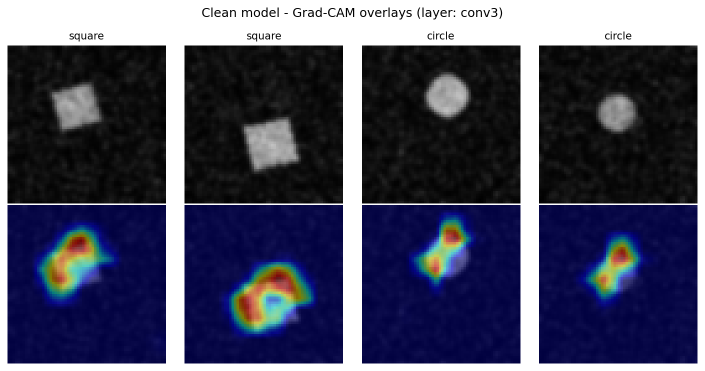
#> input picture figures/fig1_gradcam_clean_model.png, 1410 x 742 px (shown at 1/2 size)
$ python make_banner.py
#> lines starting #> are read from the running program, lines starting #| are printed output that depends on the picture
import os
from PIL import Image, ImageDraw, ImageFont, ImageFilter

FIG_DIR = os.path.join(os.path.dirname(__file__), "..", "figures")

W, H = 1600, 900

# ---- palette (dark theme) ----
BG_TOP = (10, 14, 23)        # near-black navy
BG_BOTTOM = (17, 24, 39)     # slightly lighter navy
INK = (241, 245, 249)        # near-white
SUBINK = (148, 163, 184)     # muted slate
ACCENT = (248, 113, 113)     # warm red, used sparingly
GOOD = (74, 222, 128)        # green for "correct"
LINE = (51, 65, 85)          # divider on dark bg
BADGE_BG = (30, 41, 59)


def load_font(size, weight="regular"):
    paths = {
        "bold": "/usr/share/fonts/truetype/dejavu/DejaVuSans-Bold.ttf",
        "regular": "/usr/share/fonts/truetype/dejavu/DejaVuSans.ttf",
    }
    path = paths.get(weight, paths["regular"])
    if os.path.exists(path):
        return ImageFont.truetype(path, size)
    return ImageFont.load_default()


def vgrad(w, h, top, bottom):
#> called with w = 1600, h = 900, top = (10, 14, 23), bottom = (17, 24, 39)
    base = Image.new("RGB", (1, h), color=0)
    for y in range(h):
        t = y / max(h - 1, 1)
        r = int(top[0] + (bottom[0] - top[0]) * t)
        g = int(top[1] + (bottom[1] - top[1]) * t)
        b = int(top[2] + (bottom[2] - top[2]) * t)
        base.putpixel((0, y), (r, g, b))
    return base.resize((w, h))


def crop_first_heatmap_panel(source_path):
    im = Image.open(source_path)
    w, h = im.size
    col_w = w // 4
    heat_top = int(h * 0.09 + (h * 0.91) * 0.5)
    return im.crop((10, heat_top, col_w - 10, h - 5)).convert("RGB")


def rounded_rect(draw, box, radius, fill=None, outline=None, width=1):
    draw.rounded_rectangle(box, radius=radius, fill=fill, outline=outline, width=width)


canvas = vgrad(W, H, BG_TOP, BG_BOTTOM)
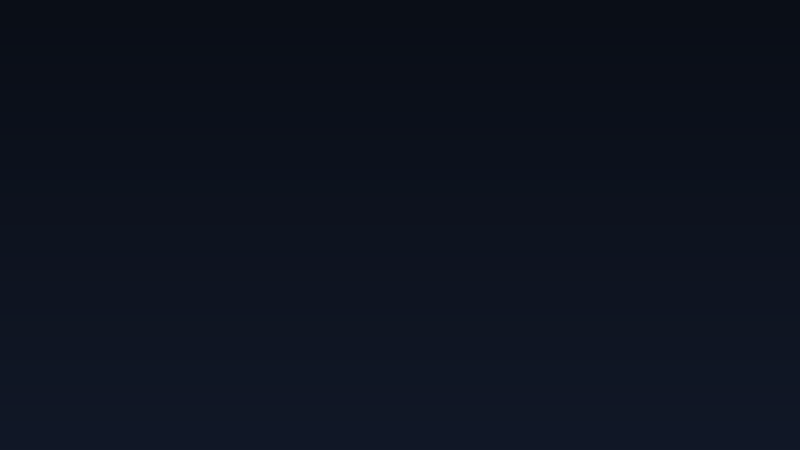
#> canvas: PIL image 1600x900 RGB (shown at 1/2 size); mean R, G, B 13, 18.5, 30.5

# subtle red glow behind top-left, for depth
glow = Image.new("L", (W, H), 0)
#> glow: PIL image 1600x900 L; every value is 0
gdraw = ImageDraw.Draw(glow)
gdraw.ellipse([-300, -400, 700, 500], fill=55)
glow = glow.filter(ImageFilter.GaussianBlur(180))
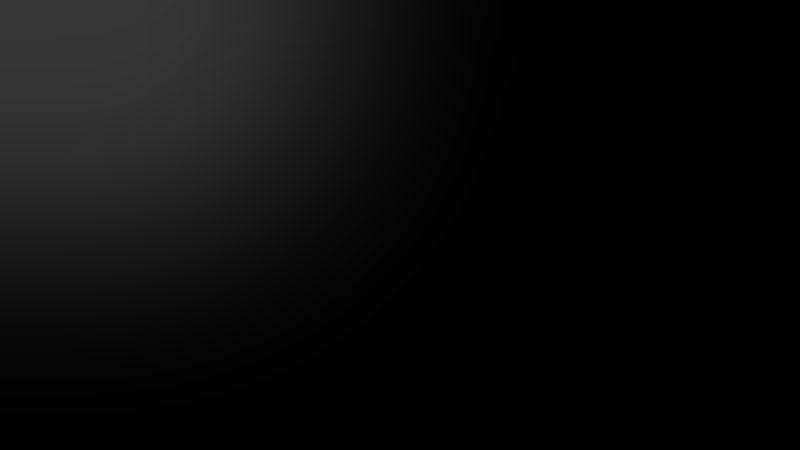
#> glow: PIL image 1600x900 L (shown at 1/2 size); min 0, max 55, mean 11.4
tint = Image.new("RGB", (W, H), (127, 29, 29))
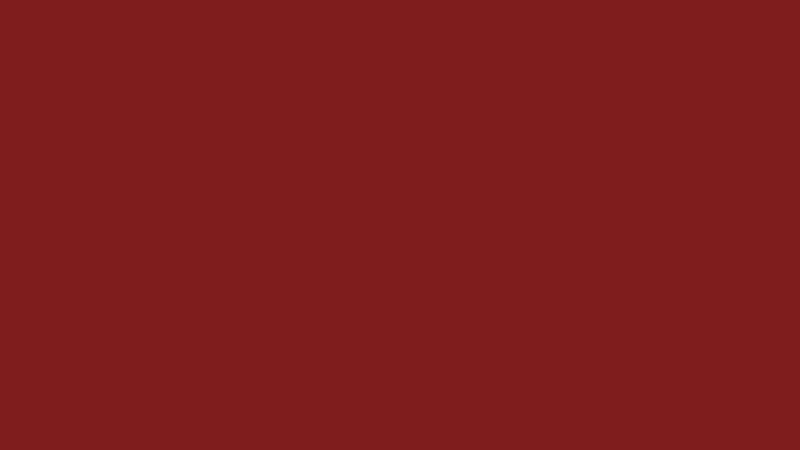
#> tint: PIL image 1600x900 RGB (shown at 1/2 size); mean R, G, B 127, 29, 29
canvas = Image.composite(tint, canvas, glow)
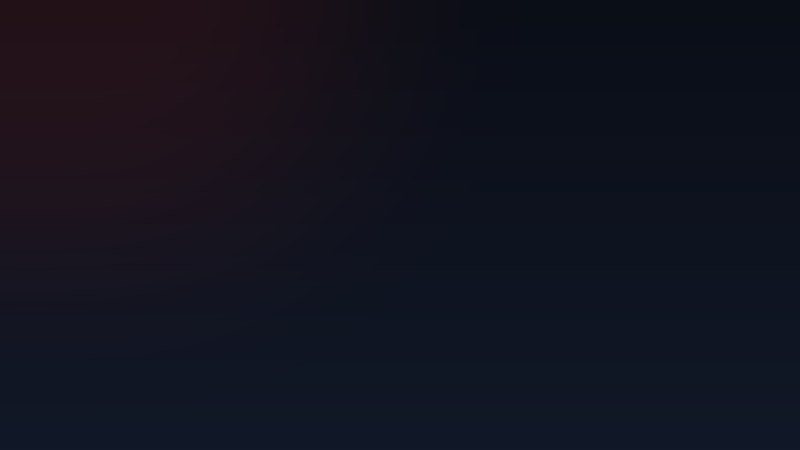
#> canvas: PIL image 1600x900 RGB (shown at 1/2 size); mean R, G, B 18.1, 19, 30.6
draw = ImageDraw.Draw(canvas)

MARGIN = 70

# ---- title block (left column) ----
LEFT_W = 900
f_title = load_font(56, "bold")
title_lines = ["Grad-CAM Told Me", "My Model Was Looking", "at the Right Thing."]
y = 110
line_h = 66
for line in title_lines:
    draw.text((MARGIN, y), line, font=f_title, fill=INK)
    y += line_h
#> after the loop, y = 308
draw.text((MARGIN, y), "It Was Lying.", font=f_title, fill=ACCENT)
y += line_h
#> y = 374

# ---- subtitle ----
f_sub = load_font(23)
sub_lines = [
    "Two models. Nearly identical accuracy. Nearly identical heatmaps.",
    "Only one of them was actually looking at the shape.",
]
y += 22
#> y = 396
for line in sub_lines:
    draw.text((MARGIN, y), line, font=f_sub, fill=SUBINK)
    y += 32
#> this loop made 2 passes
#> y on passes 1 to 2: 428, 460
#> after the loop, y = 460

# ---- tags row ----
tags = ["TensorFlow / Keras", "Grad-CAM from scratch", "Synthetic ground truth"]
f_tag = load_font(17, "bold")
tag_y = y + 40
#> tag_y = 500
tx = MARGIN
for tag in tags:
    tw = draw.textlength(tag, font=f_tag)
    box = [tx, tag_y, tx + tw + 28, tag_y + 38]
    rounded_rect(draw, box, radius=19, outline=(71, 85, 105), width=1)
    draw.text((tx + 14, tag_y + 9), tag, font=f_tag, fill=(203, 213, 225))
    tx += tw + 28 + 16
#> this loop made 3 passes
#> (tw, box, tx) on passes 1 to 3: (180.4, [70, 500, 278.4, 538], 294.4), (223, [294.4, 500, 545.4, 538], 561.4), (220.6, [561.4, 500, 810, 538], 826)
#> after the loop, tx = 826

# ---- right column: heatmap comparison, vertically centered, fills height ----
clean_path = os.path.join(FIG_DIR, "fig1_gradcam_clean_model.png")
diffuse_path = os.path.join(FIG_DIR, "fig7_gradcam_diffuse_shortcut.png")

panel_w, panel_h = 280, 280
gap = 70
right_col_x0 = MARGIN + LEFT_W
right_col_w = W - MARGIN - right_col_x0
total_w = panel_w * 2 + gap
start_x = right_col_x0 + (right_col_w - total_w) // 2
panel_y = 230

f_caption = load_font(18, "bold")
caption = "SAME HEATMAP METHOD"
cw = draw.textlength(caption, font=f_caption)
#> cw = 254.6
mid_x = start_x + panel_w + gap / 2
draw.text((mid_x - cw / 2, panel_y - 46), caption, font=f_caption, fill=(100, 116, 139))

f_label = load_font(18, "bold")
for label, path, x, color in [
    ("CORRECT REASONING", clean_path, start_x, GOOD),
    ("SPURIOUS SHORTCUT", diffuse_path, start_x + panel_w + gap, ACCENT),
]:
    panel = crop_first_heatmap_panel(path).resize((panel_w, panel_h))
#> in crop_first_heatmap_panel, im is the input picture: PIL image 1410x742 RGBA; mean R, G, B, A 73.7, 75, 96.4, 255
#> in crop_first_heatmap_panel, `return im.crop((10, heat_top, col_w - 10, h - 5)).convert("RGB")`:
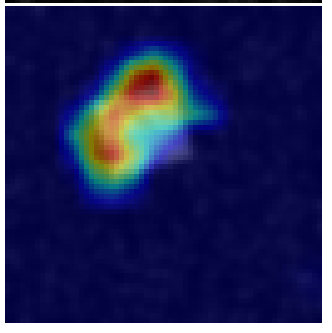
#> returned value: PIL image 332x333 RGB; mean R, G, B 37.8, 41.7, 91.4
    canvas.paste(panel, (x, panel_y))
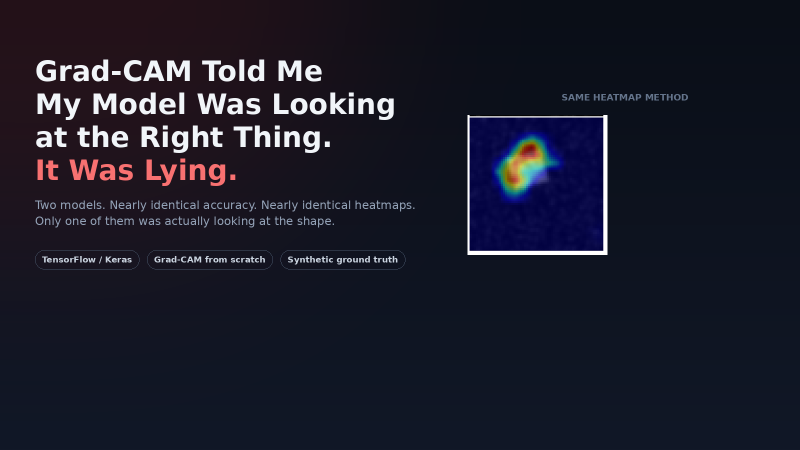
#> canvas: PIL image 1600x900 RGB (shown at 1/2 size); mean R, G, B 26.7, 27.4, 41
    draw = ImageDraw.Draw(canvas)
    rounded_rect(draw, [x - 2, panel_y - 2, x + panel_w + 2, panel_y + panel_h + 2],
                 radius=6, outline=color, width=3)
    tw = draw.textlength(label, font=f_label)
#> tw = 220.2
    label_y = panel_y + panel_h + 22
    draw.text((x + panel_w / 2 - tw / 2, label_y), label, font=f_label, fill=color)
#> pass 2 of the loop `for label, path, x, color in [`:
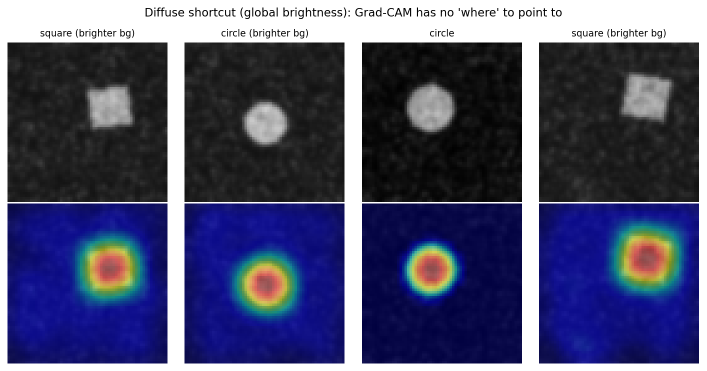
#> input picture figures/fig7_gradcam_diffuse_shortcut.png, 1413 x 742 px (shown at 1/2 size)
#> in crop_first_heatmap_panel, im is the input picture: PIL image 1413x742 RGBA; mean R, G, B, A 78.8, 80.9, 111.3, 255
#> in crop_first_heatmap_panel (call 2), `return im.crop((10, heat_top, col_w - 10, h - 5)).convert("RGB")`:
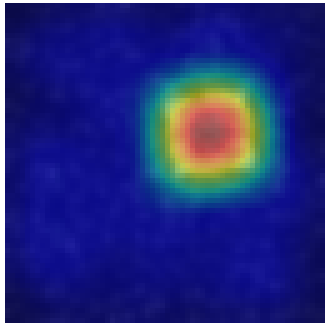
#> returned value: PIL image 333x333 RGB; mean R, G, B 46.4, 52.7, 131
#> `canvas.paste(panel, (x, panel_y))`:
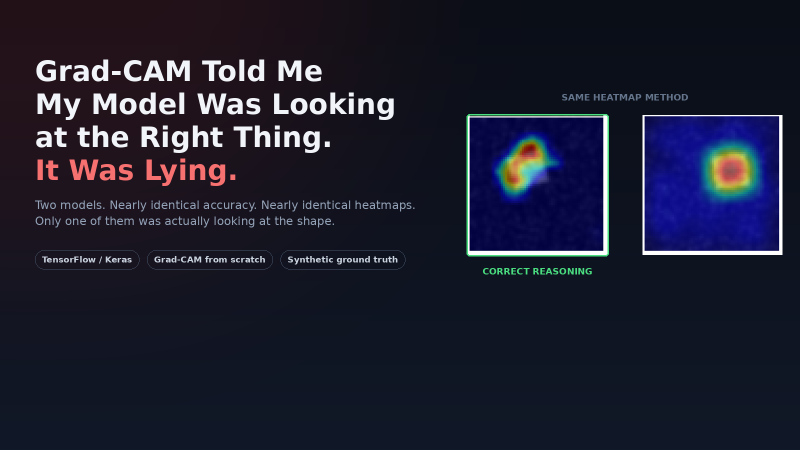
#> canvas: PIL image 1600x900 RGB (shown at 1/2 size); mean R, G, B 28.7, 29.9, 46.8
#> `tw = draw.textlength(label, font=f_label)`: tw = 219.2

# equals sign between panels
f_eq = load_font(34, "bold")
draw.text((mid_x - 12, panel_y + panel_h / 2 - 20), "=", font=f_eq, fill=(100, 116, 139))

# ---- full-width stat bar, fills the lower dead space with real numbers ----
stats = [
    ("99.5% vs 94.8%", "test accuracy, both models"),
    ("100% / 0%", "shortcut model reliance: shortcut vs. shape"),
    ("1 of 2", "shortcuts Grad-CAM actually caught"),
]
stat_y = 700
f_stat_num = load_font(30, "bold")
f_stat_cap = load_font(15)
col_w = (W - MARGIN * 2) / len(stats)
for i, (num, cap) in enumerate(stats):
    cx = MARGIN + col_w * i
    draw.text((cx, stat_y), num, font=f_stat_num, fill=INK)
    draw.text((cx, stat_y + 44), cap, font=f_stat_cap, fill=SUBINK)
    if i > 0:
        draw.line([(cx - 30, stat_y - 6), (cx - 30, stat_y + 66)], fill=LINE, width=1)

# ---- footer ----
draw.line([(MARGIN, H - 64), (W - MARGIN, H - 64)], fill=LINE, width=1)
f_foot = load_font(17)
draw.text((MARGIN, H - 46), "zainulabideen.dev  ·  github.com/zain-ul-abideen-5036",
          font=f_foot, fill=(100, 116, 139))

canvas.save(os.path.join(FIG_DIR, "banner.png"))
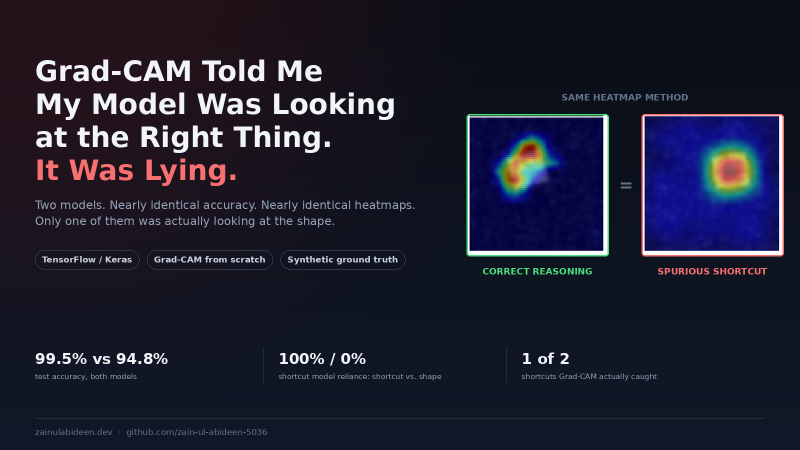
#> saved as banner.png: PIL image 1600x900 RGB (shown at 1/2 size); mean R, G, B 30.4, 31.2, 48
print("Saved dark-theme professional banner")
